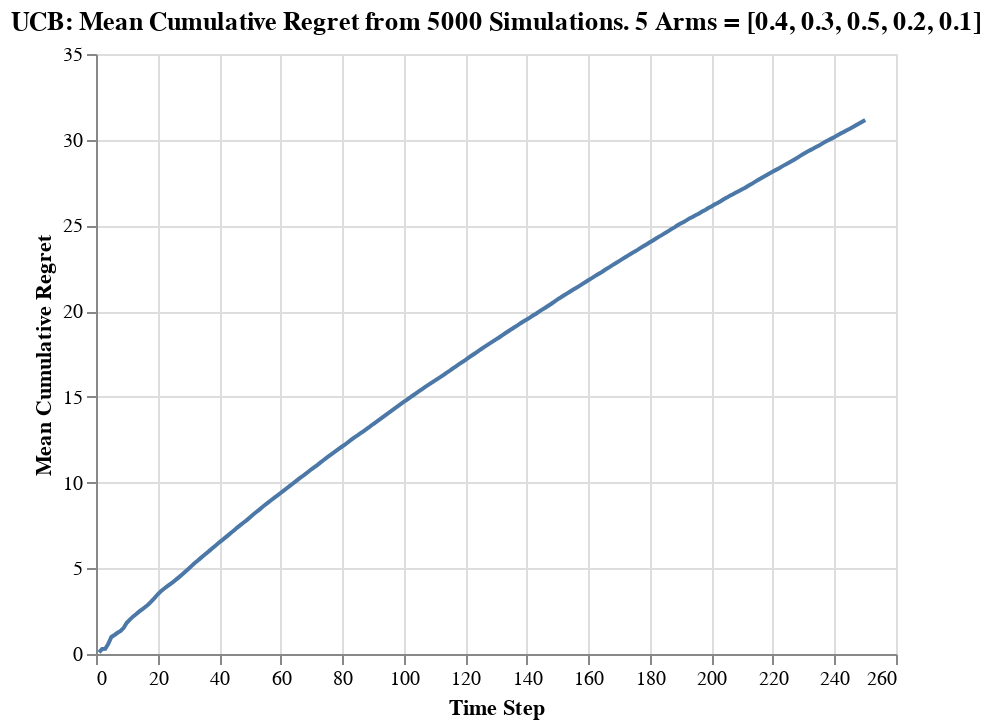

The notebook cell this image was saved under:
### Code cell
alt.Chart(df_cumreward).mark_line().encode(
    alt.X("step:Q", title = "Time Step"),
    alt.Y("regret:Q", title = "Mean Cumulative Regret")
).properties(
    title = "UCB: Mean Cumulative Regret from 5000 Simulations. 5 Arms = [0.4, 0.3, 0.5, 0.2, 0.1]",
)

### Figure 1 — Vega-Lite specification as saved in the notebook (floating-point values rounded to 4 significant figures; data arrays with more than 128 entries replaced by an {"elided": "..."} marker saying what was removed)
{"config": {"view": {"continuousWidth": 400, "continuousHeight": 300}}, "data": {"name": "data-0b13019594430520a87ef7bf1df1acbe"}, "mark": "line", "encoding": {"x": {"type": "quantitative", "field": "step", "title": "Time Step"}, "y": {"type": "quantitative", "field": "regret", "title": "Mean Cumulative Regret"}}, "title": "UCB: Mean Cumulative Regret from 5000 Simulations. 5 Arms = [0.4, 0.3, 0.5, 0.2, 0.1]", "$schema": "https://vega.github.io/schema/vega-lite/v4.8.1.json", "datasets": {"data-0b13019594430520a87ef7bf1df1acbe": {"elided": "250 records"}}}
